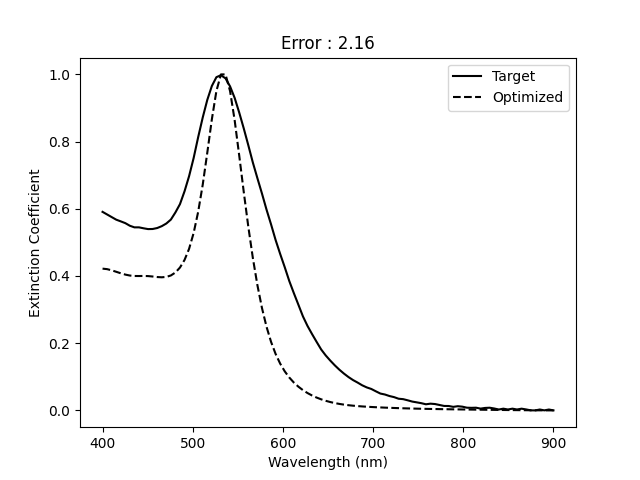

The Python source for this figure:
import torch
import torch.nn.functional as F
torch.set_default_dtype(torch.double)

import numpy as np
import matplotlib.pyplot as plt

import os, pdb, sys, shutil
sys.path.append('/mmfs1/home/kiranvad/cheme-kiranvad/activephasemap-examples/11-2024-SeedAuNP/misc/mie_scattering')
from mie import *

from activephasemap.simulators import UVVisExperiment
from scipy.signal import find_peaks

TESTING = True

if not TESTING:
    SAVE_DIR = "./results_sph/"
    if os.path.exists(SAVE_DIR):
        shutil.rmtree(SAVE_DIR)
    os.makedirs(SAVE_DIR)

DATA_DIR = "/mmfs1/home/kiranvad/cheme-kiranvad/activephasemap-examples/11-2024-SeedAuNP"
ITERATION = 14
grid_data = np.load(DATA_DIR + "/paper/grid_data_10_%d.npz"%ITERATION)
grid_spectra = grid_data["spectra"]
design_space_bounds = [(0.0, 35.0), (0.0, 35.0)]
expt = UVVisExperiment(design_space_bounds, DATA_DIR+"/data/")
expt.read_iter_data(ITERATION)
expt.generate(use_spline=True)
wavelengths = torch.from_numpy(expt.wl)

def normalize(x):
    return (x-min(x))/(1e-3+ max(x) - min(x))

def featurize(x,y):
    "Use peak locations to determine morphology"
    peaks, _ = find_peaks(y, prominence=0.01, width=0.3)
    if len(peaks)==0:
        shape = 0
    elif (x[peaks]>600).any():
        shape = 2
    elif not (x[peaks]>600).any():
        shape = 1
        
    return shape

def gaussian_filter(input_tensor, sigma=1.0, truncate=4.0):
    """
    Apply a Gaussian filter to a 1D PyTorch tensor.

    Parameters:
    - input_tensor: torch.Tensor, 1D input tensor.
    - sigma: float, standard deviation for the Gaussian kernel.
    - truncate: float, truncate the kernel at this many standard deviations.

    Returns:
    - torch.Tensor, filtered tensor.
    """
    # Create the Gaussian kernel
    radius = int(truncate * sigma + 0.5)
    coords = torch.arange(-radius, radius + 1)
    kernel = torch.exp(-0.5 * (coords / sigma) ** 2)
    kernel /= kernel.sum()  # Normalize the kernel

    # Reshape kernel for 1D convolution
    kernel = kernel.view(1, 1, -1)

    # Add batch and channel dimensions to the input tensor
    input_tensor = input_tensor.view(1, 1, -1)

    # Pad the input tensor
    pad_width = (radius, radius)
    input_tensor = F.pad(input_tensor, pad_width, mode='reflect')

    # Perform the convolution
    filtered_tensor = F.conv1d(input_tensor, kernel).squeeze()

    return filtered_tensor

def objective_mixed(target_spectra, x):
    error = 0.0
    s_sphere = torch.zeros_like(wavelengths)
    s_nanorod = torch.zeros_like(wavelengths)
    for i, wl in enumerate(wavelengths):
        s_sphere[i] = sphere_extinction(wl, *x[:3])
        s_nanorod[i] = nanorod_extinction(wl, *x[3:-1])

    s_nanorod = gaussian_filter(s_nanorod)
    s_sphere = gaussian_filter(s_sphere)
    s_query = x[-1]*normalize(s_sphere)+(1-x[-1])*normalize(s_nanorod)
    
    error = (s_query-normalize(target_spectra))**2 
           
    return error.sum()

def objective_sphere(target_spectra, x):
    error = 0.0
    s_query = torch.zeros_like(wavelengths)
    for i, wl in enumerate(wavelengths):
        s_query[i] = sphere_extinction(wl, *x)

    s_query = gaussian_filter(s_query)
    error = (normalize(s_query)-normalize(target_spectra))**2 
           
    return error.sum()


parameters_bounds_mixed = [(2.0, 50.0), # sphere radius (mu)
                        (0.001, 0.4), # sphere radius (sigma)
                       (1.0, 10), # dieletric constant for sphereical medium
                       (1.1, 5.0), # nanorod aspect ratio (mu)
                       (0.001, 0.4), # nanorod aspect ratio (sigma)
                       (1.0, 10.0), # dieletric constant for nanorod medium
                       (0.0, 1.0), # mixed model weights
                       ]

parameters_bounds_sphere = [(2.0, 50.0), # sphere radius (mu)
                        (0.001, 0.4), # sphere radius (sigma)
                       (1.0, 10), # dieletric constant for sphereical medium
                       ]

def get_fit_params(spectra):
    feats = featurize(expt.wl, spectra)
    if feats==1:
        objective = lambda x : objective_sphere(spectra, x)
        parameters_bounds = parameters_bounds_sphere
    elif feats==2:
        objective = lambda x : objective_mixed(spectra, x)
        parameters_bounds = parameters_bounds_mixed    
    else:
        warnings.warn("Seed solution spectra need not be.")
        objective = None 
        parameters_bounds = None 

    return feats, objective, parameters_bounds 

for sample_id in range(expt.spectra_normalized.shape[0]):
    if TESTING:
        sample_id = 75
    target_spectra = torch.from_numpy(expt.spectra_normalized[sample_id,:])
    feats, objective, parameters_bounds = get_fit_params(target_spectra)
    if feats in [0]:
        print("Skipping %d at composition : "%sample_id, expt.comps[sample_id,:])
        continue

    print("Fitting %d at composition : "%sample_id, expt.comps[sample_id,:], " with features %d"%feats)
    fit_kwargs = {"n_iterations": 1000, "n_restarts": 100, "epsilon": 0.5, "lr":0.01}
    best_X, best_error = fit_mie_scattering(objective, parameters_bounds, **fit_kwargs)

    if feats==2:
        s_sphere = torch.zeros_like(wavelengths)
        s_nanorod = torch.zeros_like(wavelengths)
        for i, wl in enumerate(wavelengths):
            s_sphere[i] = sphere_extinction(wl, *best_X[:3])
            s_nanorod[i] = nanorod_extinction(wl, *best_X[3:-1])

        s_nanorod = gaussian_filter(s_nanorod)
        s_sphere = gaussian_filter(s_sphere)

        spectra_optimized = best_X[-1]*normalize(s_sphere) + (1-best_X[-1])*normalize(s_nanorod)

    elif feats==1:
        s_sphere = torch.zeros_like(wavelengths)
        for i, wl in enumerate(wavelengths):
            s_sphere[i] = sphere_extinction(wl, *best_X)
        s_sphere = gaussian_filter(s_sphere)

        spectra_optimized = normalize(s_sphere)

    if not TESTING:
        np.savez(SAVE_DIR+"res_%d.npz"%sample_id,
                feats = feats,
                best_X = best_X.numpy(), 
                best_error = best_error,
                target = normalize(target_spectra.detach().numpy()),
                optimized = spectra_optimized.detach().numpy()
                )

    fig, ax = plt.subplots()
    ax.plot(wavelengths, 
            normalize(target_spectra.detach().numpy()), 
            color="k", 
            label="Target"
            )
    ax.plot(wavelengths, 
            spectra_optimized.detach().numpy(), 
            color="k", 
            ls="--",
            label="Optimized"
            )
    ax.set_xlabel("Wavelength (nm)")
    ax.set_ylabel("Extinction Coefficient")
    ax.set_title("Error : %.2f"%best_error)
    ax.legend()
    if TESTING:
        plt.savefig("fit.png")
        plt.close()
        break
    else:
        plt.savefig(SAVE_DIR + "fit_%d.png"%sample_id)
        plt.close()